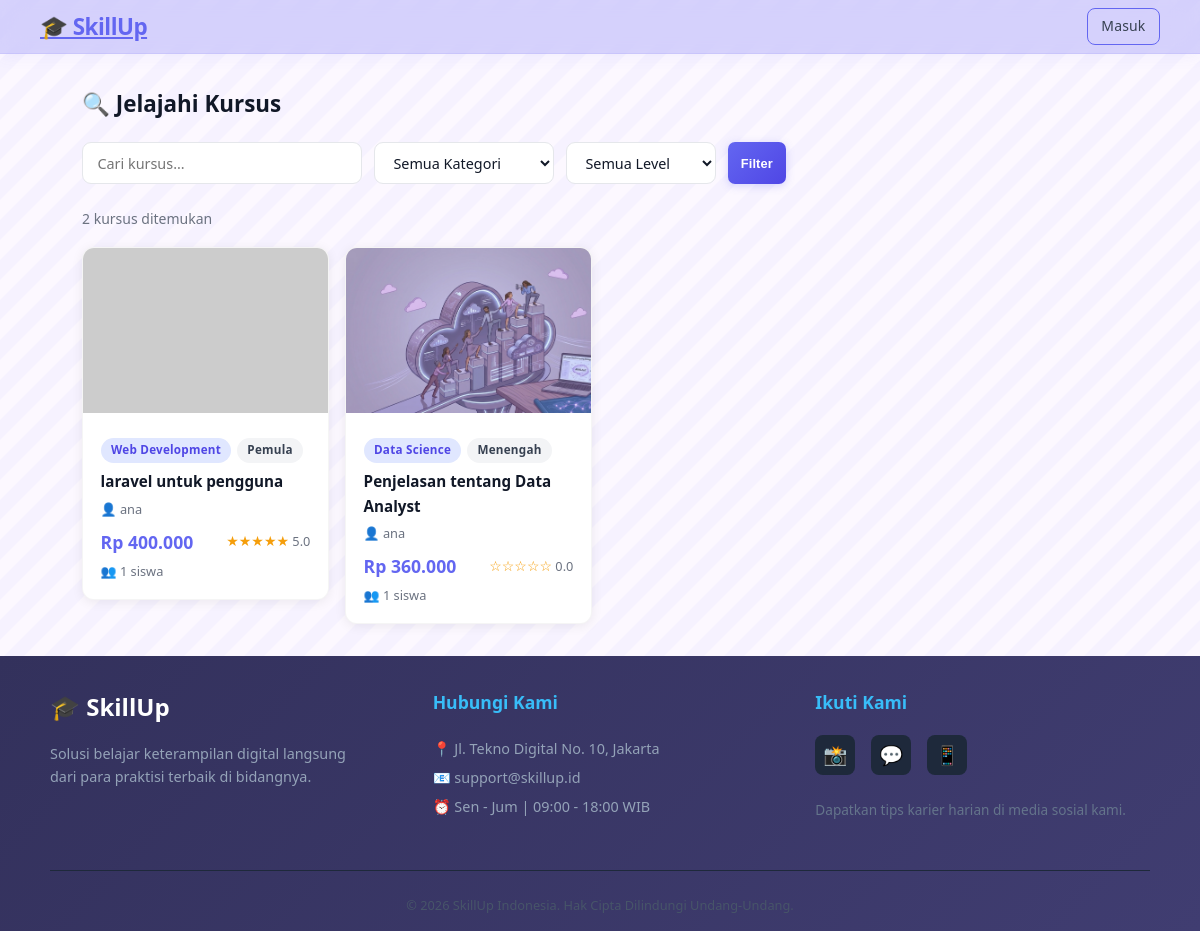
/public/student/courses, run on the app's committed database.
### tables this page shows
CREATE TABLE `courses` (
  `id` int(10) UNSIGNED NOT NULL,
  `mentor_id` int(10) UNSIGNED NOT NULL,
  `title` varchar(200) NOT NULL,
  `description` text DEFAULT NULL,
  `price` decimal(12,2) NOT NULL DEFAULT 0.00,
  `thumbnail` varchar(255) DEFAULT NULL,
  `category` varchar(100) DEFAULT 'Umum',
  `level` enum('Pemula','Menengah','Mahir') DEFAULT 'Pemula',
  `status` enum('draft','published','archived') DEFAULT 'draft',
  `rating_avg` decimal(3,2) DEFAULT 0.00,
  `total_students` int(10) UNSIGNED DEFAULT 0,
  `created_at` timestamp NOT NULL DEFAULT current_timestamp()
);

CREATE TABLE `users` (
  `id` int(10) UNSIGNED NOT NULL,
  `name` varchar(100) NOT NULL,
  `email` varchar(150) NOT NULL,
  `password` varchar(255) NOT NULL,
  `role` enum('student','mentor','admin') DEFAULT 'student',
  `avatar` varchar(255) DEFAULT NULL,
  `bank_account` varchar(255) DEFAULT NULL,
  `is_active` tinyint(1) DEFAULT 1,
  `created_at` timestamp NOT NULL DEFAULT current_timestamp(),
  `updated_at` timestamp NOT NULL DEFAULT current_timestamp() ON UPDATE current_timestamp()
);

### src/controllers/StudentController.php (called while the page is built, shortened)
<?php
class StudentController
{
    public static function browseCourses(): void
    {
        $search   = trim($_GET['q'] ?? '');
        $sql    = 'SELECT c.*, u.name AS mentor_name
                   FROM courses c JOIN users u ON u.id = c.mentor_id
                   WHERE c.status = "published"';
        $params = [];
        $sql .= ' ORDER BY c.total_students DESC';
        $courses    = Database::rows($sql, $params);
        include APP_ROOT . '/views/student/courses.php';
    }
}

### src/helpers/Database.php (called while the page is built, shortened)
<?php
class Database
{
    private static ?PDO $instance = null;
    public static function connect(): PDO
    {
        if (self::$instance === null) {
            $dsn = sprintf(
                'mysql:host=%s;port=%s;dbname=%s;charset=utf8mb4',
                DB_HOST, DB_PORT, DB_NAME
            );
            $options = [
                PDO::ATTR_ERRMODE            => PDO::ERRMODE_EXCEPTION,
                PDO::ATTR_DEFAULT_FETCH_MODE => PDO::FETCH_ASSOC,
                PDO::ATTR_EMULATE_PREPARES   => false,
            ];
            try {
                self::$instance = new PDO($dsn, DB_USER, DB_PASS, $options);
            } catch (PDOException $e) {
                http_response_code(500);
                die(IS_PRODUCTION
                    ? '<h1>503 Service Unavailable</h1>'
                    : '<h1>Database Error: ' . htmlspecialchars($e->getMessage()) . '</h1>'
                );
            }
        }
        return self::$instance;
    }
   public static function query(string $sql, array $params = []): PDOStatement
{
    $stmt = self::connect()->prepare($sql);
    $stmt->execute($params);
    return $stmt;
}
    public static function rows(string $sql, array $params = []): array
    {
        return self::query($sql, $params)->fetchAll();
    }
}

### views/student/courses.php (the view, shortened to what this page needs)
<?php include APP_ROOT . '/views/layouts/header.php'; ?>
<div class="page">
  <h1 style="font-size:1.4rem;font-weight:700;margin-bottom:1.25rem">🔍 Jelajahi Kursus</h1>
  <form method="GET" action="<?= BASE_PATH ?>/student/courses">
    <div style="display:flex;gap:.75rem;flex-wrap:wrap;margin-bottom:1.5rem">
      <input type="text" name="q" value="<?= e($search) ?>" placeholder="Cari kursus..." style="max-width:280px;margin-bottom:0">
      <select name="category" style="max-width:180px;margin-bottom:0">
        <option value="">Semua Kategori</option>
      </select>
      <select name="level" style="max-width:150px;margin-bottom:0">
        <option value="">Semua Level</option>
      </select>
      <button type="submit" class="btn btn-primary btn-sm">Filter</button>
    </div>
  </form>
  <?php if (empty($courses)): ?>
  <div style="width:100%;text-align:center;padding:3rem 1rem;color:var(--gray-500);min-height:calc(100vh - 260px);display:flex;flex-direction:column;justify-content:center;align-items:center;gap:.75rem">
    <div style="font-size:2.5rem">🔎</div>
    <p style="width:100%;max-width:680px;margin:0 auto;">Tidak ada kursus yang sesuai. Coba kata kunci lain atau periksa kembali filter Anda.</p>
  </div>
  <?php else: ?>
  <p style="font-size:.875rem;color:var(--gray-500);margin-bottom:1rem"><?= count($courses) ?> kursus ditemukan</p>
  <div class="grid-4">
    <?php foreach ($courses as $c): ?>
    <a href="<?= BASE_PATH ?>/student/course/<?= $c['id'] ?>" style="text-decoration:none;color:inherit">
      <div class="course-card">
        <img src="<?= thumbnail($c['thumbnail']) ?>" alt="<?= e($c['title']) ?>">
        <div class="cc-body">
          <div style="display:flex;gap:.35rem;flex-wrap:wrap;margin-bottom:.4rem">
            <span class="badge badge-primary"><?= e($c['category']) ?></span>
            <span class="badge badge-gray"><?= e($c['level']) ?></span>
          </div>
          <div class="cc-title"><?= e($c['title']) ?></div>
          <div class="cc-mentor">👤 <?= e($c['mentor_name']) ?></div>
          <div style="display:flex;align-items:center;justify-content:space-between;margin-top:.5rem">
            <span class="cc-price"><?= rupiah($c['price']) ?></span>
            <span style="font-size:.8rem;color:var(--gray-500)">
              <?= stars($c['rating_avg'], true) ?> <?= number_format($c['rating_avg'], 1) ?>
            </span>
          </div>
          <div style="font-size:.8rem;color:var(--gray-500);margin-top:.3rem">👥 <?= number_format($c['total_students']) ?> siswa</div>
        </div>
      </div>
    </a>
    <?php endforeach; ?>
  </div>
  <?php endif; ?>
</div>
<?php include APP_ROOT . '/views/layouts/footer.php'; ?>

### data on the page
courses: category "Web Development", level "Pemula", title "laravel untuk pengguna", mentor.name "ana", price "Rp 400.000", rating_avg "★★★★★", rating_avg "5.0", total_students "1"
courses: thumbnail (picture), category "Data Science", level "Menengah", title "Penjelasan tentang Data Analyst", mentor.name "ana", price "Rp 360.000", rating_avg "☆☆☆☆☆", rating_avg "0.0", total_students "1"

### other printed values
count($courses) "2"
